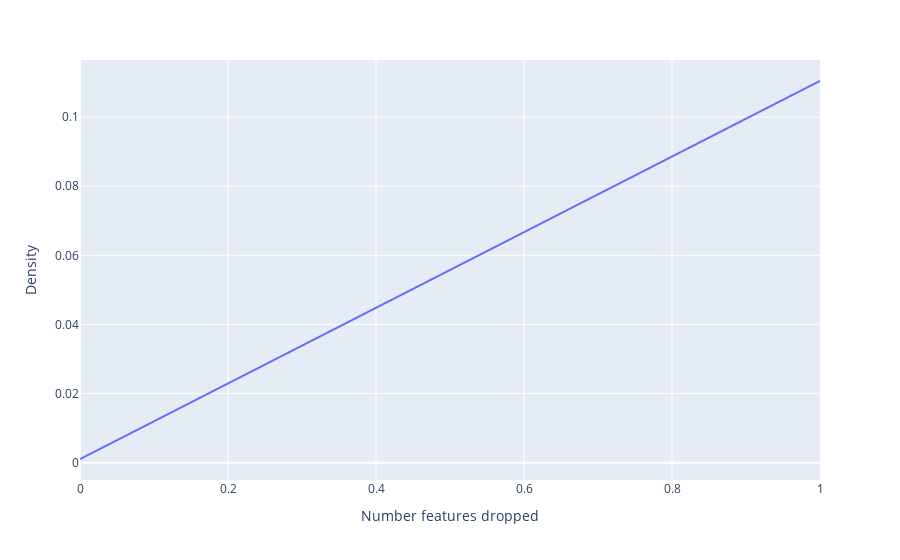
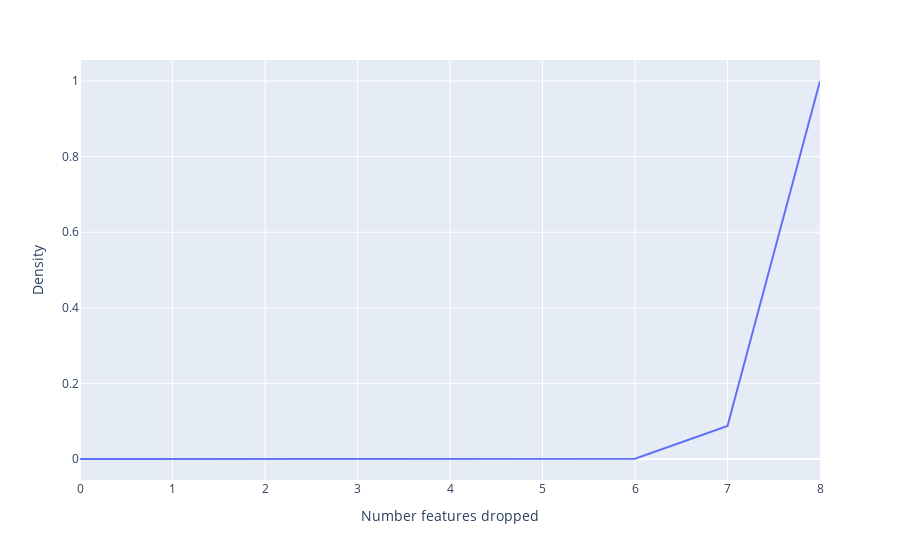
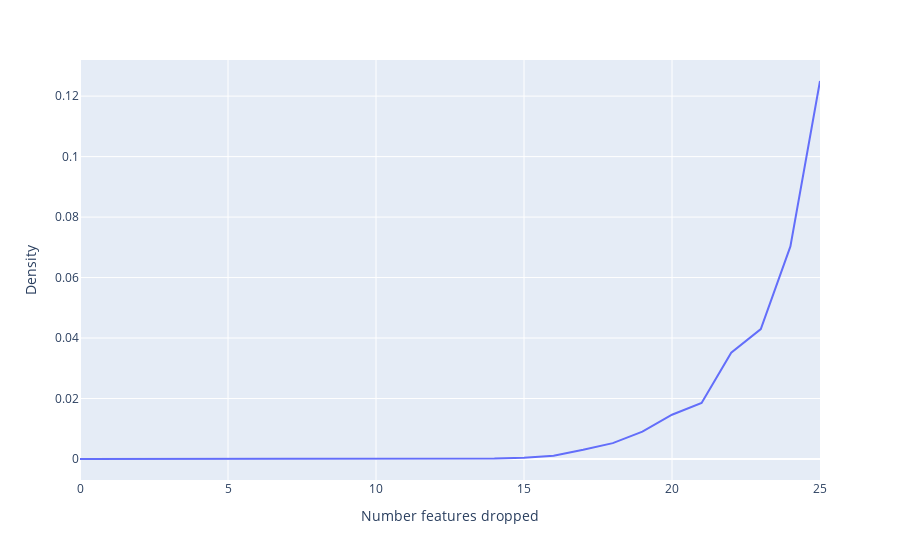
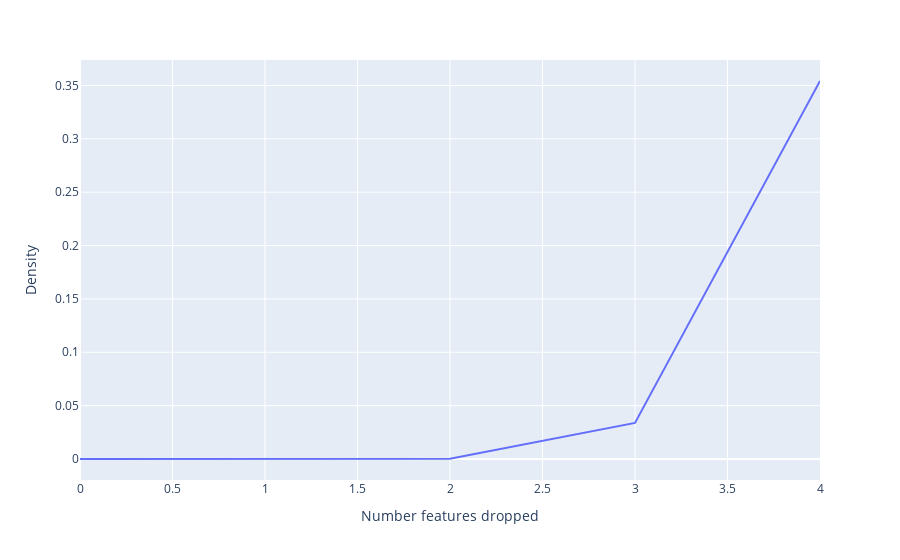

Notebook source saved alongside these figures, in order:
### Code cell
from TabArenaIterator import TabArenaIterator
import pandas as pd
import numpy as np
import plotly.express as px


final_table = pd.DataFrame(columns=['dataset_id', 'dataset_name', 
                                    'original_number_features', 'final_number_features',
                                    'original_number_rows', 'final_number_rows',
                                    'original_density', 'final_density', 
                                    'initial_r2', 'accuracy_initial',
                                    'r2', 'accuracy'])

tabArenaURL = 'https://raw.githubusercontent.com/TabArena/tabarena_dataset_curation/refs/heads/main/dataset_creation_scripts/metadata/tabarena_dataset_metadata.csv'
iterator = TabArenaIterator(tabArenaURL)


def getDensitiesPlot(df, target_feature, density_threshold=0.1, show_fig=False):
    # Drop the target column and duplicated rows
    df_copy = df.copy().drop(columns=target_feature).drop_duplicates()
    densities = []

    # Calculate the original dataset informations
    original_number_features = len(df_copy.columns)
    original_number_rows = len(df_copy)
    print(
        "Total features:", original_number_features, "Total rows:", original_number_rows
    )

    # Calculate the orignial density
    total = 1
    for i in df_copy.nunique().values:
        total = np.multiply(total, i, dtype=object)
    original_density = len(df_copy) / total
    print("Original density:", original_density)
    print()
    densities.append(original_density)

    # Dropping all available columns one by one until the threshold is chased
    for feature, cardinality in df_copy.nunique().sort_values(ascending=False).items():

        # Drop the corresponding column
        df_copy = df_copy.drop(columns=feature).drop_duplicates()

        # Calculate agian the density
        total = 1
        for i in df_copy.nunique().values:
            total = np.multiply(total, i, dtype=object)

        density = len(df_copy) / total
        densities.append(density)

        # Check the requirement to stop dropping columns
        if density > density_threshold:
            break

    # Calculate the final dataset informations
    final_number_features = len(df_copy.columns)
    final_number_rows = len(df_copy)
    print("Features left:", final_number_features, "Rows left:", final_number_rows)
    print("Final density:", density)
    print()

    # Plot the column dropping process
    if show_fig:
        fig = px.line(
            x=range(0, len(densities), 1),
            y=densities,
            labels={"x": "Number features dropped", "y": "Density"},
        )
        fig.show()

    # Return the final dataset and the change informations
    return df_copy, {
        "original_number_features": original_number_features,
        "original_number_rows": original_number_rows,
        "original_density": original_density,
        "final_number_features": final_number_features,
        "final_number_rows": final_number_rows,
        "final_density": density,
    }


for row, df in iterator:
    print(row['dataset_id'])

    # Obtain the dense df and informations about the changes
    dense_df, infos = getDensitiesPlot(df, row['target_feature'], density_threshold=0.1, show_fig=True)

    infos['dataset_id'] = row['dataset_id']
    infos['dataset_name'] = row['dataset_name']

    # Append the row to the final table
    final_table.loc[len(final_table)] = infos

### Figure 1 — Plotly figure (JSON) as saved in the notebook; plotly's stock layout.template omitted (floating-point values rounded to 4 significant figures)
{"data": [{"hovertemplate": "Number features dropped=%{x}<br>Density=%{y}<extra></extra>", "legendgroup": "", "line": {"color": "#636efa", "dash": "solid"}, "marker": {"symbol": "circle"}, "mode": "lines", "name": "", "orientation": "v", "showlegend": false, "type": "scatter", "x": [0, 1], "xaxis": "x", "y": [0.001052, 0.1104], "yaxis": "y"}], "layout": {"legend": {"tracegroupgap": 0}, "margin": {"t": 60}, "xaxis": {"anchor": "y", "domain": [0, 1], "title": {"text": "Number features dropped"}}, "yaxis": {"anchor": "x", "domain": [0, 1], "title": {"text": "Density"}}}}

### Figure 2 — Plotly figure (JSON) as saved in the notebook; plotly's stock layout.template omitted (floating-point values rounded to 4 significant figures)
{"data": [{"hovertemplate": "Number features dropped=%{x}<br>Density=%{y}<extra></extra>", "legendgroup": "", "line": {"color": "#636efa", "dash": "solid"}, "marker": {"symbol": "circle"}, "mode": "lines", "name": "", "orientation": "v", "showlegend": false, "type": "scatter", "x": [0, 1, 2, 3, 4, 5, 6, 7, 8], "xaxis": "x", "y": [5.433e-21, 1.192e-17, 3.397e-14, 5.455e-11, 1.203e-08, 4.127e-06, 0.0007016, 0.08745, 1.0], "yaxis": "y"}], "layout": {"legend": {"tracegroupgap": 0}, "margin": {"t": 60}, "xaxis": {"anchor": "y", "domain": [0, 1], "title": {"text": "Number features dropped"}}, "yaxis": {"anchor": "x", "domain": [0, 1], "title": {"text": "Density"}}}}

### Figure 3 — Plotly figure (JSON) as saved in the notebook; plotly's stock layout.template omitted (floating-point values rounded to 4 significant figures)
{"data": [{"hovertemplate": "Number features dropped=%{x}<br>Density=%{y}<extra></extra>", "legendgroup": "", "line": {"color": "#636efa", "dash": "solid"}, "marker": {"symbol": "circle"}, "mode": "lines", "name": "", "orientation": "v", "showlegend": false, "type": "scatter", "x": [0, 1, 2, 3, 4, 5, 6, 7, 8, 9, 10, 11, 12, 13, 14, 15, 16, 17, 18, 19, 20, 21, 22, 23, 24, 25], "xaxis": "x", "y": [6.764e-16, 3.753e-14, 1.054e-12, 1.657e-11, 1.582e-10, 1.141e-09, 8.691e-09, 5.61e-08, 2.526e-07, 9.21e-07, 3.6e-06, 1.005e-05, 2.361e-05, 6.104e-05, 0.000156, 0.0004408, 0.001099, 0.003052, 0.005249, 0.009033, 0.01465, 0.01855, 0.03516, 0.04297, 0.07031, 0.125], "yaxis": "y"}], "layout": {"legend": {"tracegroupgap": 0}, "margin": {"t": 60}, "xaxis": {"anchor": "y", "domain": [0, 1], "title": {"text": "Number features dropped"}}, "yaxis": {"anchor": "x", "domain": [0, 1], "title": {"text": "Density"}}}}

### Figure 4 — Plotly figure (JSON) as saved in the notebook; plotly's stock layout.template omitted (floating-point values rounded to 4 significant figures)
{"data": [{"hovertemplate": "Number features dropped=%{x}<br>Density=%{y}<extra></extra>", "legendgroup": "", "line": {"color": "#636efa", "dash": "solid"}, "marker": {"symbol": "circle"}, "mode": "lines", "name": "", "orientation": "v", "showlegend": false, "type": "scatter", "x": [0, 1, 2, 3, 4], "xaxis": "x", "y": [5.647e-10, 4.386e-07, 0.0001974, 0.03378, 0.3542], "yaxis": "y"}], "layout": {"legend": {"tracegroupgap": 0}, "margin": {"t": 60}, "xaxis": {"anchor": "y", "domain": [0, 1], "title": {"text": "Number features dropped"}}, "yaxis": {"anchor": "x", "domain": [0, 1], "title": {"text": "Density"}}}}
